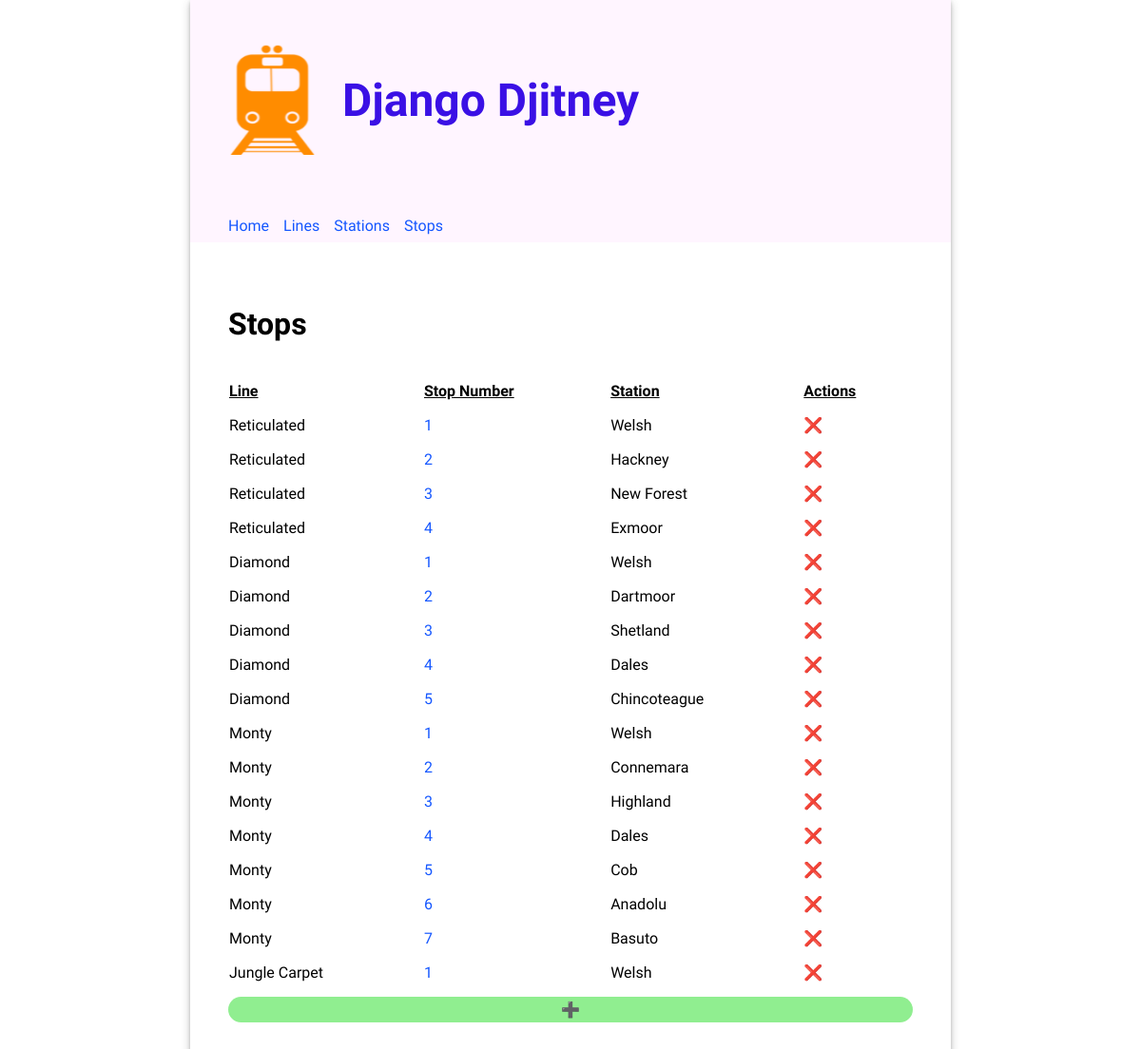
The app's page /stops/ with its own data.
### routes/models.py (models this page shows, shortened)
class Stop(models.Model):
  class Meta:
    unique_together = (('line', 'stop_number'))
  line = models.ForeignKey(Line, on_delete=models.CASCADE)
  station = models.ForeignKey(Station, on_delete=models.CASCADE)
  stop_number = models.PositiveIntegerField()

class Line(models.Model):
  name = models.CharField(unique=True, max_length=200)

class Station(models.Model):
  name = models.CharField(unique=True, max_length=200)
  accessible = models.BooleanField(default=False)

### routes/views.py (the view)
# urls.py: path("stops/", views.StopsView.as_view(), name="stops"),
class StopsView(ListView):
  model = Stop
  template_name = "routes/stops.html"

### routes/templates/routes/stops.html (shortened to what this page needs)
{% extends 'base.html' %}
{% load static %}
{% block content %}
  <div>
    <h2>Stops</h2>
    <table class="line-table">
      <thead>
        <tr>
          <th>Line</th>
          <th>Stop Number</th>
          <th>Station</th>
          <th>Actions</th>
        </tr>
      </thead>
      <tbody>
      {% for stop in object_list %}
        <tr>
          <td>{{ stop.line.name }}</td>
          <td><a href="{% url "update_stop" stop.id %}">{{ stop.stop_number }}</a></td>
          <td>{{ stop.station.name }}</td>
          <td><a href="{% url "delete_stop" stop.id %}" style="text-decoration: none; color: inherit;">❌</a></td>
        </tr>
      {% endfor %}
      </tbody>
    </table>
    <a href="{% url "create_stop" %}" style="display: inherit; text-align: center; border-radius: 15px; text-decoration: none; color: inherit; padding: 4px; background-color: lightgreen;">➕</a>
  </div>
{% endblock %}

### routes/static/routes/style.css (style rules this page uses)
body { font-family: "Oxygen", sans-serif; margin: 0; }
main h2 { font-size: 2em; }
main table { text-align: left; border-collapse: separate; border-spacing: 0 15px; width: 100%; }
main table th { text-align: left; border-collapse: separate; border-spacing: 0 15px; text-decoration: underline; }
a { text-decoration: none; color: #1557ff; }

### records on screen
Stop: line.name "Reticulated", stop_number "1", station.name "Welsh"
Stop: line.name "Reticulated", stop_number "2", station.name "Hackney"
Stop: line.name "Reticulated", stop_number "3", station.name "New Forest"
Stop: line.name "Reticulated", stop_number "4", station.name "Exmoor"
Stop: line.name "Diamond", stop_number "1", station.name "Welsh"
Stop: line.name "Diamond", stop_number "2", station.name "Dartmoor"
Stop: line.name "Diamond", stop_number "3", station.name "Shetland"
Stop: line.name "Diamond", stop_number "4", station.name "Dales"
Stop: line.name "Diamond", stop_number "5", station.name "Chincoteague"
Stop: line.name "Monty", stop_number "1", station.name "Welsh"
Stop: line.name "Monty", stop_number "2", station.name "Connemara"
Stop: line.name "Monty", stop_number "3", station.name "Highland"
Stop: line.name "Monty", stop_number "4", station.name "Dales"
Stop: line.name "Monty", stop_number "5", station.name "Cob"
Stop: line.name "Monty", stop_number "6", station.name "Anadolu"
Stop: line.name "Monty", stop_number "7", station.name "Basuto"
Stop: line.name "Jungle Carpet", stop_number "1", station.name "Welsh"
